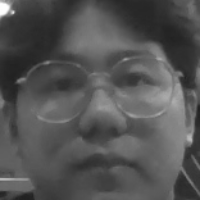
#> input picture FACE RECOGNITION UNTUK PENGENALAN IDENTITAS/data/at/Herdinand/001_11.pgm, 200 x 200 px; its folder holds only this picture in this run
$ jupyter execute --allow-errors proyek.ipynb
#> lines starting #> are read from the running program, lines starting #| are printed output that depends on the picture
# Proyek ML - FACE RECOGNITION UNTUK PENGENALAN IDENTITAS

## Permasalahan  yang dihadapi

### Penjelasan

Permasalahan yang mendasari pembuatan proyek face recognition adalah keterbatasan sistem identifikasi yang masih bergantung pada metode manual seperti kartu identitas atau input PIN, yang rentan terhadap pemalsuan, pencurian, dan human error. Dalam situasi seperti pengawasan keamanan, absensi otomatis, atau sistem akses terbatas, dibutuhkan metode yang cepat, akurat, dan tidak mudah disalahgunakan. Teknologi pengenalan wajah hadir sebagai solusi untuk meningkatkan efisiensi dan keamanan dengan cara mengenali identitas seseorang secara otomatis berdasarkan ciri khas wajah mereka.

## Alasan pemilihan data

### Penjelasan

Dalam proyek ini, metode pengumpulan data dilakukan dengan mendaftarkan setiap individu baru melalui proses pengambilan gambar burst menggunakan kamera selama 2,5 detik. Dari proses ini, diperoleh sekitar 50 gambar grayscale per individu.

Metode ini dipilih karena beberapa alasan utama:

Cepat dan Efisien: Dengan durasi hanya 2,5 detik, proses registrasi pengguna menjadi sangat cepat tanpa mengganggu kenyamanan.

Volume Data yang Memadai: Sekitar 50 gambar per individu cukup untuk membangun representasi wajah yang baik di tahap awal, sehingga memungkinkan model mengenali identitas dengan lebih akurat.

Kemudahan Implementasi: Teknik burst capture sederhana diintegrasikan dalam berbagai perangkat kamera standar tanpa memerlukan alat tambahan atau prosedur yang rumit.

Namun, pendekatan ini juga memiliki keterbatasan, yakni:

Kurangnya Variasi: Karena pengambilan gambar terjadi dalam waktu singkat dan dalam kondisi relatif seragam, variasi ekspresi wajah, sudut pandang, pencahayaan, dan latar belakang menjadi terbatas. Hal ini dapat mempengaruhi kemampuan model dalam menghadapi perubahan kondisi nyata di luar dataset.

## Library

[cell 1]
import numpy as np
import pandas as pd
import matplotlib.pyplot as plt
import seaborn as sns
import cv2
import os

from sklearn.preprocessing import LabelEncoder
from sklearn.model_selection import train_test_split, GridSearchCV, StratifiedKFold
from sklearn.metrics import classification_report, confusion_matrix, accuracy_score
from sklearn.linear_model import LogisticRegression
from sklearn.ensemble import RandomForestClassifier
from sklearn.svm import SVC
from sklearn.neighbors import KNeighborsClassifier

## EDA

### EDA_age

[cell 2]
# Load data CSV
csv_path = './data/at/features.csv'  # Sesuaikan path kalau berbeda
#> (the rest of this cell did not finish here and is left out)

### EDA_gender

[cell 3]
# Load data CSV
csv_path = './data/at/features.csv'  # Sesuaikan path kalau berbeda
#> (the rest of this cell did not finish here and is left out)

### Penjelasan

Pada tahap awal EDA ini, dataset dibaca dari file CSV dan diperiksa dengan menampilkan lima baris pertama untuk mendapatkan gambaran umum mengenai struktur data. Selanjutnya, visualisasi pertama berupa histogram digunakan untuk menggambarkan distribusi usia dalam dataset. Dengan menambahkan kurva KDE (Kernel Density Estimate), distribusi usia terlihat lebih halus dan memberikan gambaran apakah data terdistribusi merata atau condong ke kelompok usia tertentu. Visualisasi kedua, berupa boxplot, digunakan untuk membandingkan distribusi usia berdasarkan gender. Boxplot ini memungkinkan kita untuk melihat perbedaan median, kuartil, serta outlier pada data usia antara laki-laki dan perempuan, memberikan wawasan apakah terdapat perbedaan signifikan dalam usia antara kedua gender tersebut. Visualisasi ketiga adalah countplot yang menunjukkan distribusi jumlah data berdasarkan gender. Ini berguna untuk mengetahui proporsi antara jumlah laki-laki dan perempuan dalam dataset, yang bisa mengindikasikan apakah ada ketidakseimbangan dalam representasi gender di dataset. Secara keseluruhan, EDA ini membantu memberikan gambaran awal yang jelas tentang distribusi usia dan gender dalam dataset, yang dapat menjadi dasar untuk analisis lebih lanjut.

## Data Preprocessing

### Resize image

[cell 4]
# Fungsi untuk melakukan resize, normalisasi, dan simpan gambar hasil preprocessing
def preprocess_and_save_images(input_folder, output_folder, target_size=(100, 100)):
#> called with input_folder = './data/at/Herdinand', output_folder = './data/at/processed', target_size = (100, 100)
    images = []
    labels = []
    image_paths = []

    # Buat folder output jika belum ada
    if not os.path.exists(output_folder):
        os.makedirs(output_folder)

    # Loop semua file gambar
    for filename in os.listdir(input_folder):
        if filename.endswith('.pgm'):
            img_path = os.path.join(input_folder, filename)
            img = cv2.imread(img_path, cv2.IMREAD_GRAYSCALE)  # Baca gambar dalam grayscale
#> img is the input picture: shape (200, 200); min 32, max 254, mean 83.5
            img = cv2.resize(img, target_size)  # Resize gambar
#> img: shape (100, 100)

            # Normalisasi pixel
            img_normalized = img / 255.0

            images.append(img_normalized)
            image_paths.append(img_path)

            # Simpan gambar yang sudah diproses
            save_path = os.path.join(output_folder, filename)
            img_to_save = (img_normalized * 255).astype(np.uint8)  # Konversi kembali ke 0-255 untuk disimpan
            cv2.imwrite(save_path, img_to_save)  # Save image hasil normalisasi

    return np.array(images), image_paths

# Fungsi untuk preprocessing data CSV
def preprocess_csv(csv_path):
    df = pd.read_csv(csv_path)

    # Encode label ID
    label_encoder = LabelEncoder()
    df['ID'] = label_encoder.fit_transform(df['ID'])

    # Extract features
    df_features = df[['age', 'gender', 'timestamp']].copy()

    # Encode gender
    df_features['gender'] = df_features['gender'].map({'M': 1, 'F': 0})

    return df_features, label_encoder

# Path input dan output
input_folder = './data/at/Herdinand'   # Folder asli
output_folder = './data/at/processed'  # Folder hasil preprocessing
csv_path = './data/at/features.csv'

# Jalankan preprocessing dan simpan hasil
images, image_paths = preprocess_and_save_images(input_folder, output_folder)
#> image_paths = ['./data/at/Herdinand/001_11.pgm']

# Preprocess CSV untuk fitur tambahan
#> (the rest of this cell did not finish here and is left out)


# Cek hasil
print(f"Jumlah gambar diproses dan disimpan: {len(images)}")
print(f"Beberapa fitur:\n{features.head()}")

### Histogram Equalization

[cell 5]
def preprocess_images_with_histogram_equalization(image_folder, output_folder, target_size=(100, 100)):
#> called with image_folder = './data/at/Herdinand', output_folder = './data/at/processed_hist_eq', target_size = (100, 100)
    images1 = []
    labels1 = []

    if not os.path.exists(output_folder):
        os.makedirs(output_folder)

    for filename in os.listdir(image_folder):
        if filename.endswith('.pgm'):
            img_path1 = os.path.join(image_folder, filename)
            img1 = cv2.imread(img_path1, cv2.IMREAD_GRAYSCALE)
            img1 = cv2.resize(img1, target_size)

            # Histogram Equalization untuk meningkatkan kontras
            img_eq = cv2.equalizeHist(img1)
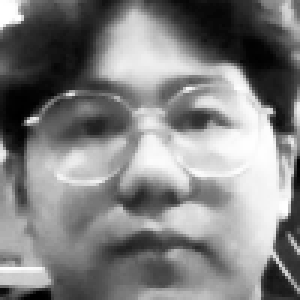
#> img_eq: shape (100, 100) (shown 3 times larger); min 0, max 255, mean 128.8

            # Normalisasi pixel 0-1
            img_eq_normalized = img_eq / 255.0

            images1.append(img_eq_normalized)
            labels1.append(filename)

            # Simpan ke output folder
            save_path = os.path.join(output_folder, filename)
            img_to_save = (img_eq_normalized * 255).astype(np.uint8)
            cv2.imwrite(save_path, img_to_save)

    return np.array(images), labels1

# Fungsi preprocessing CSV (bisa sama seperti sebelumnya)
def preprocess_csv(csv_path):
    df = pd.read_csv(csv_path)

    # Encode label ID
    label_encoder = LabelEncoder()
    df['ID'] = label_encoder.fit_transform(df['ID'])

    # Encode gender
    df['gender'] = df['gender'].map({'M': 1, 'F': 0})

    # Isi missing value jika ada
    if df['age'].isnull().sum() > 0:
        df['age'] = df['age'].fillna(df['age'].median())
    if df['timestamp'].isnull().sum() > 0:
        df['timestamp'] = df['timestamp'].fillna(df['timestamp'].mean())

    return df

# Path ke folder dan CSV
image_folder = './data/at/Herdinand'
output_folder1 = './data/at/processed_hist_eq'
csv_path = './data/at/features.csv'

# Preprocessing dengan histogram equalization
images1, labels1 = preprocess_images_with_histogram_equalization(image_folder, output_folder1)
#> labels1 = ['001_11.pgm']

# Preprocessing CSV
#> (the rest of this cell did not finish here and is left out)


# Cek hasil
print(f"Jumlah gambar setelah histogram equalization: {len(images)}")
print(f"Beberapa data fitur: {features.head()}")

### Penjelasan

Pada kode ini, dua jenis preprocessing diterapkan pada data gambar dan data CSV untuk mempersiapkan data sebelum digunakan dalam model machine learning. Fungsi pertama, preprocess_and_save_images, digunakan untuk memproses gambar. Gambar dibaca dari folder input dalam format grayscale, kemudian diubah ukurannya menjadi ukuran target (100x100 piksel). Setelah itu, nilai pixel gambar dinormalisasi ke rentang 0-1 untuk meningkatkan kestabilan model saat melatih. Gambar yang sudah diproses kemudian disimpan di folder output dengan format yang sudah dinormalisasi. Fungsi ini juga mengembalikan array gambar yang sudah diproses dan daftar path gambar yang diproses. Fungsi kedua, preprocess_csv, digunakan untuk memproses data CSV yang berisi fitur terkait gambar, seperti usia, gender, dan timestamp. Di sini, ID pengguna dienkode dengan LabelEncoder agar dapat digunakan dalam analisis lebih lanjut, dan gender diubah menjadi nilai numerik (1 untuk laki-laki, 0 untuk perempuan). Selain itu, fungsi ini menangani nilai yang hilang (missing values) pada kolom usia dan timestamp dengan mengisinya dengan median dan rata-rata, masing-masing.

Di sisi lain, fungsi preprocess_images_with_histogram_equalization memperkenalkan proses tambahan pada gambar, yaitu histogram equalization. Ini bertujuan untuk meningkatkan kontras gambar, terutama jika gambar tersebut memiliki kontras rendah. Setelah gambar diproses dengan histogram equalization, gambar tersebut juga diubah ukurannya, dinormalisasi, dan disimpan dengan cara yang sama seperti fungsi pertama. Data CSV diproses dengan cara yang serupa seperti sebelumnya, namun kali ini juga menangani missing values jika ada, terutama pada kolom usia dan timestamp.

Secara keseluruhan, kedua bagian preprocessing ini bertujuan untuk mempersiapkan gambar dan fitur dalam dataset dengan cara yang standar dan konsisten, yang dapat meningkatkan kinerja model machine learning saat menggunakan data yang telah diproses.

## Pelatihan dan Penyetelan Model

### Logistic Regression

[cell 6]
# 1. Preprocessing gambar
images, _ = preprocess_and_save_images(input_folder, output_folder) #Bisa diganti dengan HE

# 2. Preprocessing CSV
csv_path = './data/at/features.csv'
def preprocess_csv(csv_path):
    df = pd.read_csv(csv_path)
    le = LabelEncoder()
    df['ID'] = le.fit_transform(df['ID'])
    return df, le
#> (the rest of this cell did not finish here and is left out)

### Random Forest

[cell 7]
# 1. Preprocessing gambar
images, _ = preprocess_and_save_images(input_folder, output_folder) #Bisa diganti dengan HE

# 2. Preprocessing CSV
csv_path = './data/at/features.csv'
def preprocess_csv(csv_path):
    df = pd.read_csv(csv_path)
    le = LabelEncoder()
    df['ID'] = le.fit_transform(df['ID'])
    return df, le
#> (the rest of this cell did not finish here and is left out)

### SVM

[cell 8]
# 1. Preprocessing gambar
images, _ = preprocess_and_save_images(input_folder, output_folder) #Bisa diganti dengan HE
